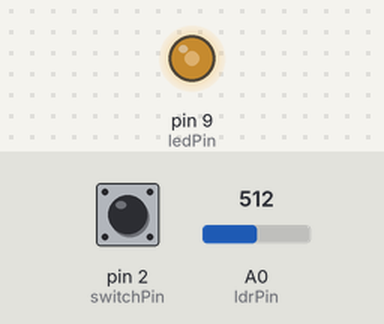
Recording of a sketch running on a simulated Arduino Uno, built with avr-gcc and run on an emulated ATmega328P. Shown: output pins drawn as LEDs (lit = HIGH). Dashed ring = blinking. The inputs (shaded band) are chosen by the test bench; at power-on: A0 (ldrPin) = 512, pin 2 (switchPin) HIGH.

Above: at 1.2 s.
1.3 s: A0 (ldrPin) set to 306
At 1.7 s:
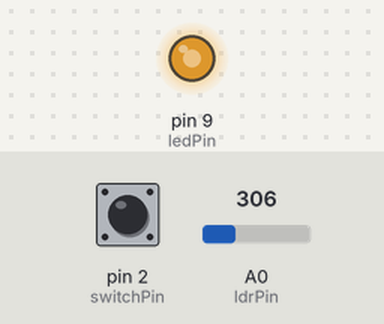
2.8 s: A0 (ldrPin) set to 122
At 4.0 s:
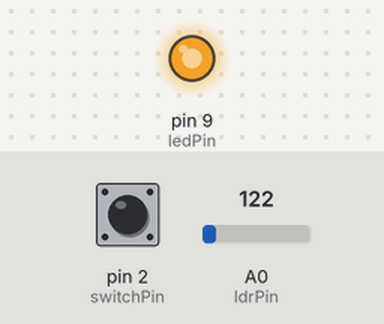
4.3 s: pin 2 (switchPin) pulled LOW for 3.2 s
At 8.1 s:
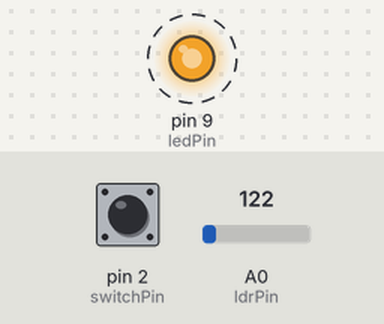
9.3 s: A0 (ldrPin) set to 1023
At 10.5 s:
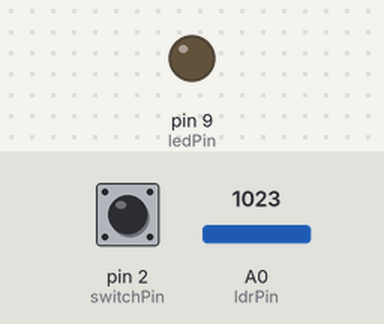
10.8 s: A0 (ldrPin) set to 511
At 11.8 s:
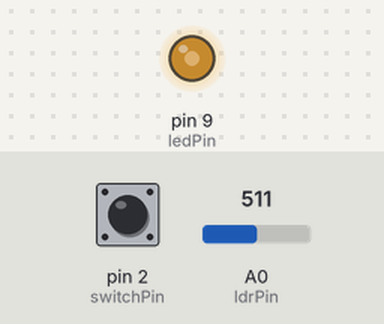
12.3 s: pin 2 (switchPin) pulled LOW for 0.15 s
At 13.4 s:
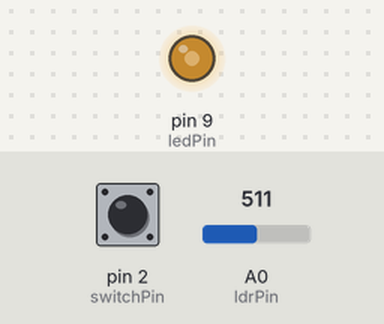
Timing chart, 0 to 15.3 s (numbered marks = the images above; inputs shaded):
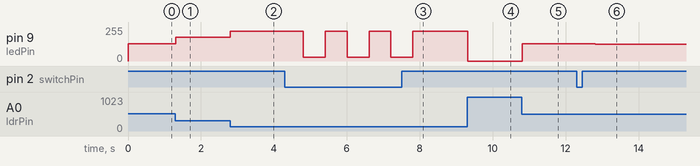

Measured:
- after the input at 1.3 s, pin 9 (ledPin): 128/255 → 179/255 at once
- after the input at 2.8 s, pin 9 (ledPin): 179/255 → 225/255 at once
- after the input at 4.3 s, pin 9 (ledPin): alternates 225/255 for 0.60 s and 30/255 for 0.60 s, 6 changes in all, then stays 225/255, starting after 0.51 s
- after the input at 9.3 s, pin 9 (ledPin): 225/255 → 0/255 at once
- after the input at 10.8 s, pin 9 (ledPin): 0/255 → 128/255 at once
- after the input at 12.3 s, pin 9 (ledPin): 128/255 → 127/255 after 0.52 s

The sketch:

DualPurpose.ino
```cpp
const int ldrPin = A0;
const int ledPin = 9;
const int switchPin = 2;

int ldrValue = 0;
int ledBrightness = 0;
bool manualMode = false;

void setup() {
  pinMode(ldrPin, INPUT);
  pinMode(ledPin, OUTPUT);
  pinMode(switchPin, INPUT_PULLUP);
  Serial.begin(9600);
}

void loop() {
  int switchState = digitalRead(switchPin);

  if (switchState == LOW) {
    manualMode = !manualMode;
    delay(500);
  }

  ldrValue = analogRead(ldrPin);

  if (manualMode) {
    // Invert brightness when manual mode is active
    ledBrightness = map(ldrValue, 0, 1023, 0, 255);
  } else {
    // LED brightness is directly proportional to ambient light
    ledBrightness = map(ldrValue, 0, 1023, 255, 0);
  }

  analogWrite(ledPin, ledBrightness);
  delay(100);
}
```
